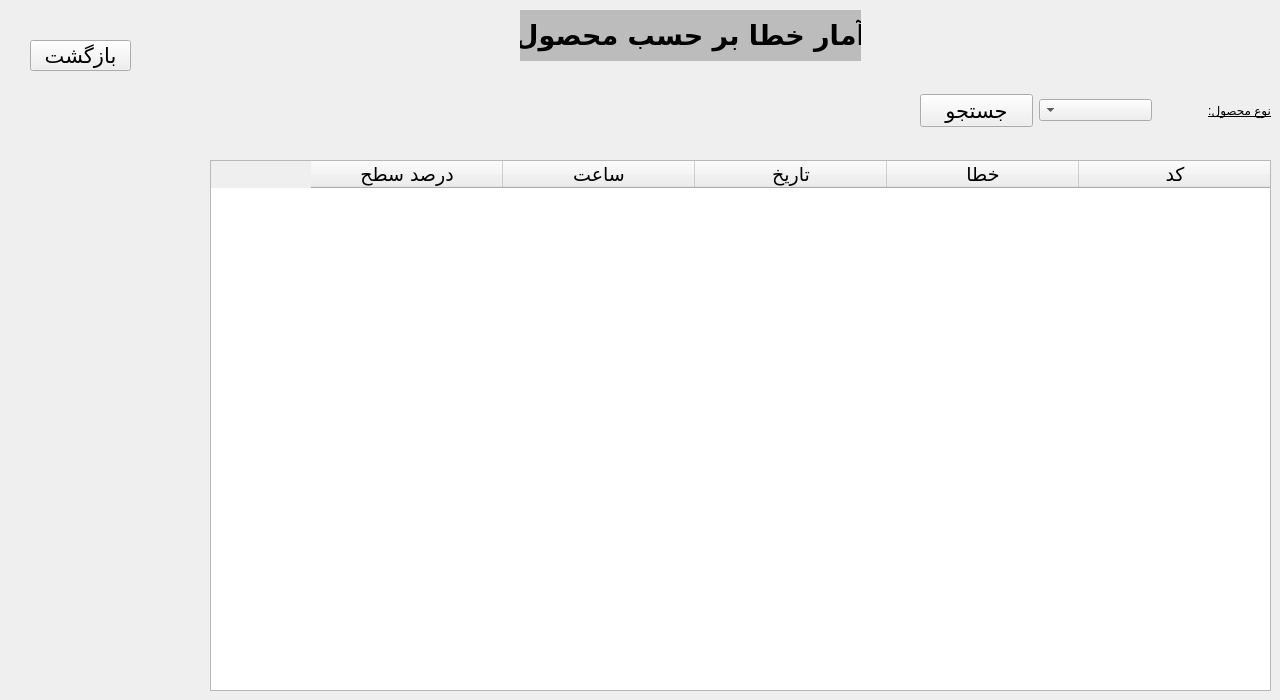
      <widget class="QWidget" name="tab_18">
       <attribute name="title">
        <string>Page</string>
       </attribute>
       <widget class="QLabel" name="label_25">
        <property name="geometry">
         <rect>
          <x>520</x>
          <y>10</y>
          <width>341</width>
          <height>51</height>
         </rect>
        </property>
        <property name="font">
         <font>
          <family>B Mitra</family>
          <pointsize>20</pointsize>
          <weight>75</weight>
          <bold>true</bold>
         </font>
        </property>
        <property name="layoutDirection">
         <enum>Qt::LeftToRight</enum>
        </property>
        <property name="styleSheet">
         <string notr="true">background-color: rgb(188, 188, 188);</string>
        </property>
        <property name="text">
         <string>آمار خطا بر حسب محصول</string>
        </property>
        <property name="alignment">
         <set>Qt::AlignCenter</set>
        </property>
       </widget>
       <widget class="QPushButton" name="backToStatic_2">
        <property name="geometry">
         <rect>
          <x>30</x>
          <y>40</y>
          <width>101</width>
          <height>31</height>
         </rect>
        </property>
        <property name="font">
         <font>
          <family>B Mitra</family>
          <pointsize>16</pointsize>
         </font>
        </property>
        <property name="text">
         <string>بازگشت</string>
        </property>
       </widget>
       <widget class="QTableWidget" name="productERTable">
        <property name="geometry">
         <rect>
          <x>210</x>
          <y>160</y>
          <width>1061</width>
          <height>531</height>
         </rect>
        </property>
        <property name="font">
         <font>
          <family>B Mitra</family>
          <pointsize>14</pointsize>
         </font>
        </property>
        <property name="layoutDirection">
         <enum>Qt::RightToLeft</enum>
        </property>
        <attribute name="horizontalHeaderDefaultSectionSize">
         <number>192</number>
        </attribute>
        <column>
         <property name="text">
          <string>کد</string>
         </property>
        </column>
        <column>
         <property name="text">
          <string>خطا</string>
         </property>
        </column>
        <column>
         <property name="text">
          <string>تاریخ</string>
         </property>
        </column>
        <column>
         <property name="text">
          <string>ساعت</string>
         </property>
        </column>
        <column>
         <property name="text">
          <string>درصد سطح</string>
         </property>
        </column>
       </widget>
       <widget class="QLabel" name="errorMessage_2">
        <property name="geometry">
         <rect>
          <x>330</x>
          <y>100</y>
          <width>291</width>
          <height>41</height>
         </rect>
        </property>
        <property name="font">
         <font>
          <family>B Titr</family>
          <pointsize>12</pointsize>
         </font>
        </property>
        <property name="text">
         <string/>
        </property>
       </widget>
       <widget class="QWidget" name="layoutWidget">
        <property name="geometry">
         <rect>
          <x>920</x>
          <y>80</y>
          <width>351</width>
          <height>61</height>
         </rect>
        </property>
        <layout class="QHBoxLayout" name="horizontalLayout_8">
         <item>
          <widget class="QPushButton" name="searchERProduct">
           <property name="font">
            <font>
             <family>B Mitra</family>
             <pointsize>16</pointsize>
            </font>
           </property>
           <property name="styleSheet">
            <string notr="true">border-width: 1px;
border-color: rgb(0, 0, 0);
</string>
           </property>
           <property name="text">
            <string>جستجو</string>
           </property>
          </widget>
         </item>
         <item>
          <widget class="QComboBox" name="productComboBox">
           <property name="layoutDirection">
            <enum>Qt::RightToLeft</enum>
           </property>
           <property name="styleSheet">
            <string notr="true">font: 14pt &quot;B Mitra&quot;;</string>
           </property>
          </widget>
         </item>
         <item>
          <widget class="QLabel" name="label_27">
           <property name="layoutDirection">
            <enum>Qt::RightToLeft</enum>
           </property>
           <property name="styleSheet">
            <string notr="true">color: rgb(0, 0, 0);
text-decoration: underline;
font: 16pt &quot;B Mitra&quot;;</string>
           </property>
           <property name="text">
            <string>نوع محصول:</string>
           </property>
          </widget>
         </item>
        </layout>
       </widget>
      </widget>
